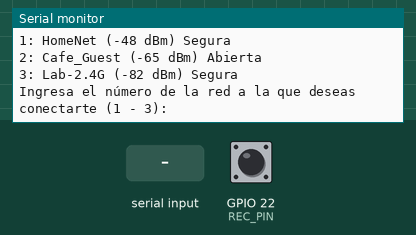
Bench run of a sketch on a simulated ESP32. On the bench: the last lines printed to the serial monitor. Inputs (shaded band) come from the test bench; at power-on: GPIO 22 (REC_PIN) HIGH. WiFi joins after 1.5 s; servers stay silent unless stated; a WiFi scan finds three made-up networks; uploads are accepted with an empty reply; storage starts empty.

Above: at 2.8 s.
2.9 s: "90,45\n" received over Serial
At 4.1 s:
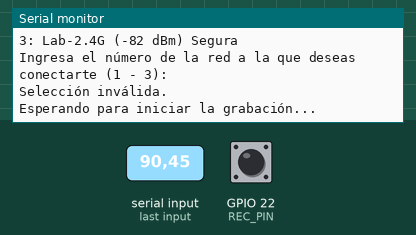
4.4 s: GPIO 22 (REC_PIN) pulled LOW for 0.15 s
At 5.7 s:
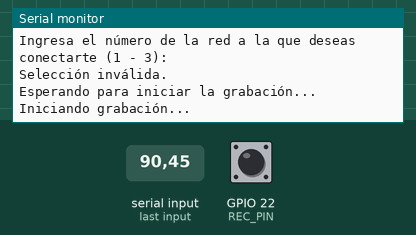

The sketch:

ISD_xiao.ino
```cpp
#include <WiFi.h>
#include <HTTPClient.h>
#include <SPIFFS.h>

const char* ssid = "tu_red_wifi";  // Este valor será sustituido por el SSID elegido
const char* password = "tu_contraseña_wifi";  // Este valor será introducido por el usuario

#define REC_PIN 22  // Pin de grabación
#define PLAY_PIN 23 // Pin de reproducción

unsigned long lastDebounceTime = 0;  // Última vez que se cambió el estado del botón
unsigned long debounceDelay = 50;     // Retardo de debounce en milisegundos

String serverUrl = "http://192.168.1.100:5000/subir_audio"; // URL del servidor para subir los datos grabados

void setup() {
  // Iniciar la comunicación serial
  Serial.begin(115200);
  delay(10);

  // Iniciar la conexión Wi-Fi
  initWiFi();

  // Iniciar SPIFFS para almacenar archivos temporales
  if (!SPIFFS.begin(true)) {
    Serial.println("Error al montar SPIFFS.");
    return;
  }
}

void loop() {
  // Verificar el estado del botón de grabación
  startRecording();
}

// Función para iniciar el escaneo y permitir la elección de la red Wi-Fi
void initWiFi() {
  Serial.println("Iniciando escaneo de redes Wi-Fi...");

  int n = WiFi.scanNetworks();  // Escanear redes Wi-Fi disponibles
  Serial.println("Escaneo completado");

  if (n == 0) {
    Serial.println("No se encontraron redes.");
  } else {
    Serial.print(n);
    Serial.println(" redes encontradas:");

    for (int i = 0; i < n; ++i) {
      Serial.print(i + 1);
      Serial.print(": ");
      Serial.print(WiFi.SSID(i));
      Serial.print(" (");
      Serial.print(WiFi.RSSI(i));
      Serial.print(" dBm)");
      Serial.println((WiFi.encryptionType(i) == WIFI_AUTH_OPEN) ? " Abierta" : " Segura");
      delay(10);
    }

    // Solicitar al usuario seleccionar una red
    Serial.println("\nIngresa el número de la red a la que deseas conectarte (1 - " + String(n) + "):");
    while (!Serial.available());

    int choice = Serial.parseInt();
    if (choice > 0 && choice <= n) {
      String selectedSSID = WiFi.SSID(choice - 1);
      Serial.print("Seleccionaste: ");
      Serial.println(selectedSSID);

      // Solicitar la contraseña de la red seleccionada
      requestPassword(selectedSSID);
    } else {
      Serial.println("Selección inválida.");
    }
  }
}

// Función para solicitar la contraseña
void requestPassword(String ssid) {
  Serial.println("La red seleccionada requiere una contraseña.");
  Serial.println("Ingresa la contraseña para la red '" + ssid + "':");

  String enteredPassword = readPassword();  // Función para leer la contraseña

  connectToNetwork(ssid, enteredPassword);  // Conectar a la red
}

// Función para leer la contraseña
String readPassword() {
  String password = "";
  while (true) {
    if (Serial.available()) {
      password = Serial.readStringUntil('\n');
      password.trim();  // Eliminar espacios o saltos de línea
      if (password.length() > 0) break; // Salir si la contraseña no está vacía
    }
  }
  return password;
}

// Función para conectar a la red Wi-Fi con la contraseña proporcionada
void connectToNetwork(String ssid, String password) {
  WiFi.begin(ssid.c_str(), password.c_str());

  int attempts = 0;
  while (WiFi.status() != WL_CONNECTED && attempts < 20) {
    delay(500);
    Serial.print(".");
    attempts++;
  }

  if (WiFi.status() == WL_CONNECTED) {
    Serial.println("\nConexión exitosa.");
    Serial.print("Dirección IP: ");
    Serial.println(WiFi.localIP());

    // Solicitar URL del servidor después de la conexión Wi-Fi
    serverUrl = readServerUrl();  // Obtener la URL del servidor desde el monitor serial
    Serial.println("URL del servidor configurada: " + serverUrl);
  } else {
    Serial.println("Error al conectar.");
  }
}

// Función para leer la URL del servidor
String readServerUrl() {
  String url = "";
  Serial.println("Ingresa la URL del servidor:");

  while (true) {
    if (Serial.available()) {
      url = Serial.readStringUntil('\n');
      url.trim();  // Eliminar espacios o saltos de línea
      if (url.length() > 0) break; // Salir si la URL no está vacía
    }
  }
  return url;
}

// Función para iniciar la grabación
void startRecording() {
  Serial.println("Esperando para iniciar la grabación...");
  pinMode(REC_PIN, INPUT_PULLUP);  // Configurar botón de grabación

  while (true) {
    int buttonStateRec = digitalRead(REC_PIN);  // Leer el estado del botón de grabación

    // Detectar si se presionó el botón de grabación
    if (buttonStateRec == LOW && (millis() - lastDebounceTime) > debounceDelay) {
      lastDebounceTime = millis();  // Actualizar el tiempo de debounce
      Serial.println("Iniciando grabación...");

      // Simulación de grabación (reemplazar con código ISD1820 real)
      delay(3000);  // Simulación de 3 segundos de grabación

      // Guardar audio simulado en SPIFFS (en una ruta temporal)
      File audioFile = SPIFFS.open("/audio_grabado.wav", FILE_WRITE);
      byte audioData[] = { 0x00, 0x01, 0x02, 0x03, 0x04 };  // Datos de audio simulados
      audioFile.write(audioData, sizeof(audioData));
      audioFile.close();

      Serial.println("Grabación finalizada. Enviando datos al servidor...");
      sendAudioToServer("/audio_grabado.wav");
      break;  // Terminar el ciclo de grabación
    }
  }
}

// Función para enviar el audio grabado al servidor
void sendAudioToServer(String filePath) {
  if (serverUrl.length() > 0) {
    File file = SPIFFS.open(filePath, FILE_READ);
    if (!file) {
      Serial.println("No se pudo abrir el archivo de audio.");
      return;
    }

    HTTPClient http;
    http.begin(serverUrl); // Iniciar conexión HTTP con la URL del servidor

    http.addHeader("Content-Type", "application/octet-stream"); // Tipo de contenido binario
    http.addHeader("Content-Disposition", "attachment; filename=\"audio_grabado.wav\""); // Nombre del archivo

    int httpResponseCode = http.sendRequest("POST", &file, file.size()); // Enviar los datos

    if (httpResponseCode > 0) {
      Serial.print("Respuesta del servidor: ");
      Serial.println(httpResponseCode);
    } else {
      Serial.print("Error al enviar datos al servidor: ");
      Serial.println(httpResponseCode);
    }

    file.close();  // Cerrar el archivo
    http.end();  // Finalizar la conexión HTTP
  } else {
    Serial.println("URL del servidor no configurada.");
  }
}
```

Measured:
- after the input at 2.9 s, the serial monitor: prints a new line at once (image 1)
- after the input at 4.4 s, the serial monitor: prints a new line at once (image 2)
